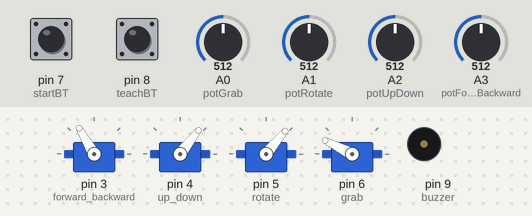
Bench run of a sketch on a simulated Arduino Uno, built with avr-gcc and run on an emulated ATmega328P. Parts: 4 × servo, buzzer (waves = sounding). The test bench sets the inputs (shaded band); at power-on: pin 7 (startBT) HIGH, A1 (potRotate) = 512, pin 8 (teachBT) HIGH, A2 (potUpDown) = 512, A3 (potForwardBackward) = 512, A0 (potGrab) = 512.

Above: at 6.0 s.
6.1 s: pin 7 (startBT) pulled LOW for 0.15 s
At 6.9 s:
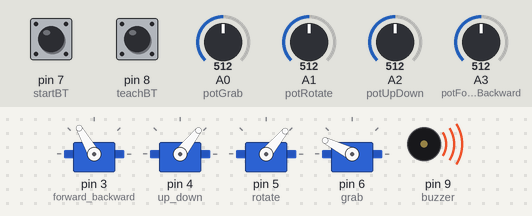
9.2 s: A1 (potRotate) set to 716
11.0 s: pin 8 (teachBT) pulled LOW for 3.2 s
At 14.8 s:
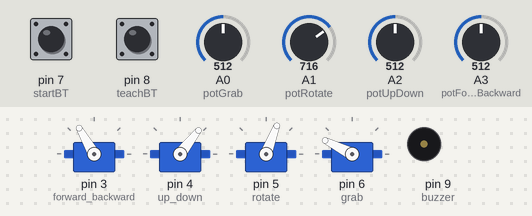
15.7 s: A2 (potUpDown) set to 716
At 16.9 s:
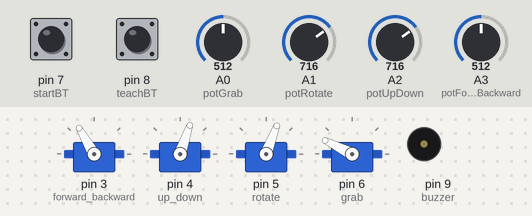
17.2 s: A3 (potForwardBackward) set to 716
At 17.8 s:
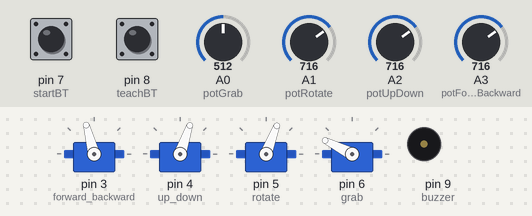
18.7 s: A0 (potGrab) set to 306
At 19.3 s:
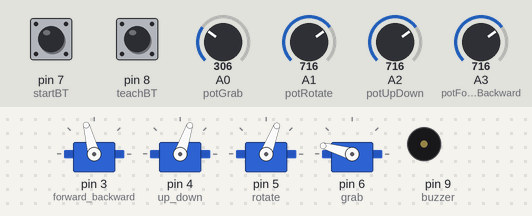
Timing chart, 0 to 21.2 s (numbered marks = the images above; inputs shaded):
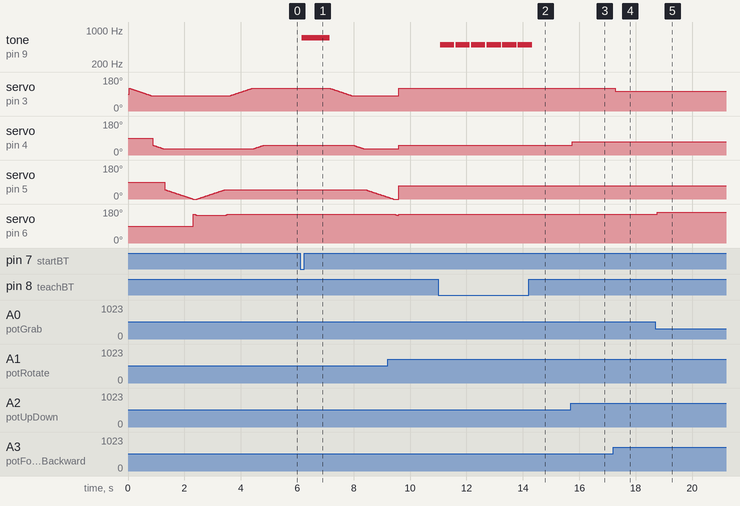

The sketch:

Robotic_Arm.ino
```cpp
/*  Arduino Robotic Arm with Grab
 *  More info: http://www.ardumotive.com/
 *  Dev: Michalis Vasilakis Data: 12/12/2016 Ver: 1.1 */

#include <Servo.h>

//Create servo objects to control servo motors
Servo up_down;
Servo forward_backward;
Servo rotate;
Servo grab;

//Constants
const int startBT = 7;
const int teachBT = 8;
const int buzzer = 9;
const int potForwardBackward = A3;
const int potUpDown = A2;
const int potRotate = A1;
const int potGrab = A0;
//Max and Min values for servos ! Change them to meet your setup !
const int minGrab=180;
const int maxGrab=126;
const int minRotate=0;
const int maxRotate=100;
const int minUpDown=5;
const int maxUpDown=100;
const int minForwardBackward=160;
const int maxForwardBackward=80;
//-------------------------------------//
//Variables
int readUpDown,readForwardBackward,readRotate,readGrab,readTeach,readStart;
int teachUpDown[100],teachForwardBackward[100],teachRotate[100],teachGrab[100];
boolean started =false;
int index = 1;
int stepSpeed = 20; //Change this to fo faster!

void setup() {
  //Attach Servo motors
  forward_backward.attach(3);
  up_down.attach(4);
  rotate.attach(5); //portokali xontro
  grab.attach(6);
  //Inputs-Outputs
  pinMode(teachBT, INPUT_PULLUP);
  pinMode(startBT, INPUT_PULLUP);
  pinMode(buzzer, OUTPUT);
  //Do a smooth movement on startup, from home potion to pot position:
  readInputs();
  goHome();
  goPot();
}

void loop() {
  if (!started){
    readInputs();
    moveServos();
    if (readTeach==LOW){
      savePosition();
      tone(buzzer,500);
      delay(500);
      noTone(buzzer);
    }
    if (readStart==LOW){
      tone(buzzer,700);
      started=true;
      delay(1000);
      noTone(buzzer);
    }
  }
  else{
    goHome();
    runTeach();
  }
}

void readInputs(){
  //Read potentiometers
  readUpDown = analogRead(potUpDown);
  readUpDown = map(readUpDown,0,1023,minUpDown,maxUpDown);
  readForwardBackward = analogRead(potForwardBackward);
  readForwardBackward = map(readForwardBackward,0,1023,minForwardBackward,maxForwardBackward);
  readRotate = analogRead(potRotate);
  readRotate = map(readRotate,0,1023,minRotate,maxRotate);
  readGrab = analogRead(potGrab);
  readGrab = map(readGrab,0,1023,minGrab,maxGrab);
  //Read buttons
  readTeach = digitalRead(teachBT);
  readStart = digitalRead(startBT);
  delay(50);
}
void moveServos(){
  up_down.write(readUpDown);
  forward_backward.write(readForwardBackward);
  rotate.write(readRotate);
  grab.write(readGrab);
}

void savePosition(){
  teachUpDown[index] = readUpDown;
  teachForwardBackward[index] = readForwardBackward;
  teachRotate[index] = readRotate;
  teachGrab[index] = readGrab;
  index++;
}

void runTeach(){
  for (int i=0; i<index-1; i++){
    if (teachRotate[i] < teachRotate[i+1]){
      for (int j = teachRotate[i]; j<= teachRotate[i+1]; j++){
        rotate.write(j);
        delay(stepSpeed);
      }
    }
    else if (teachRotate[i] > teachRotate[i+1]){
      for (int j = teachRotate[i]; j>= teachRotate[i+1]; j--){
        rotate.write(j);
        delay(stepSpeed);
      }
    }
    else{
      rotate.write(teachRotate[i]);
    }
    if (teachGrab[i] < teachGrab[i+1]){
      for (int j = teachGrab[i]; j<= teachGrab[i+1]; j++){
        grab.write(j);
        delay(stepSpeed);
      }
    }
    else if (teachGrab[i] > teachGrab[i+1]){
      for (int j = teachGrab[i]; j>= teachGrab[i+1]; j--){
        grab.write(j);
        delay(stepSpeed);
      }
    }
    else{
      grab.write(teachGrab[i]);
    }
    if (teachForwardBackward[i] < teachForwardBackward[i+1]){
      for (int j = teachForwardBackward[i]; j<= teachForwardBackward[i+1]; j++){
        forward_backward.write(j);
        delay(stepSpeed);
      }
    }
    else if (teachForwardBackward[i] > teachForwardBackward[i+1]){
      for (int j = teachForwardBackward[i]; j>= teachForwardBackward[i+1]; j--){
        forward_backward.write(j);
        delay(stepSpeed);
      }
    }
    else{
      forward_backward.write(teachForwardBackward[i]);
    }
    if (teachUpDown[i] < teachUpDown[i+1]){
      for (int j = teachUpDown[i]; j<= teachUpDown[i+1]; j++){
        up_down.write(j);
        delay(stepSpeed);
      }
    }
    else if (teachUpDown[i] > teachUpDown[i+1]){
      for (int j = teachUpDown[i]; j>= teachUpDown[i+1]; j--){
        up_down.write(j);
        delay(stepSpeed);
      }
    }
    else{
      up_down.write(teachUpDown[i]);
    }
  }
  started=false;
}

//Change values if it's necessary...
void goHome(){
  if (readForwardBackward < 80){
      for (int j = readForwardBackward; j<=80; j++){
        forward_backward.write(j);
        delay(stepSpeed);
      }
    }
    else if (readForwardBackward > 80){
      for (int j = readForwardBackward; j>=80; j--){
        forward_backward.write(j);
        delay(stepSpeed);
      }
    }
    else{
      forward_backward.write(80);
    }
    if (readUpDown < 32){
      for (int j = readUpDown; j<=32; j++){
        up_down.write(j);
        delay(stepSpeed);
      }
    }
    else if (readUpDown > 32){
      for (int j = readUpDown; j>=32; j--){
        up_down.write(j);
        delay(stepSpeed);
      }
    }
    else{
      up_down.write(32);
    }
    if (readRotate < 0){
      for (int j = readRotate; j<=0; j++){
        rotate.write(j);
        delay(stepSpeed);
      }
    }
    else if (readRotate > 0){
      for (int j = readRotate; j>=0; j--){
        rotate.write(j);
        delay(stepSpeed);
      }
    }
    else{
      rotate.write(0);
    }
    if (readGrab < 148){
      for (int j = readGrab; j<=148; j++){
        grab.write(j);
        delay(stepSpeed);
      }
    }
    else if (readGrab > 148){
      for (int j = readGrab; j>=148; j--){
        grab.write(j);
        delay(stepSpeed);
      }
    }
    else{
      grab.write(148);
    }
    //Always start from home position
    teachForwardBackward[0]= 80;
    teachUpDown[0]=32;
    teachRotate[0]=0;
    teachGrab[0]=148;
}

void goPot(){
    if (0 > readRotate){
      for (int j = 0; j>=readRotate; j--){
        rotate.write(j);
        delay(stepSpeed);
      }
    }
    else if (readRotate > 0){
      for (int j = 0; j<=readRotate; j++){
        rotate.write(j);
        delay(stepSpeed);
      }
    }
    else{
      rotate.write(readRotate);
    }
    if (readGrab > 148){
      for (int j = 148; j<=readGrab; j++){
        grab.write(j);
        delay(stepSpeed);
      }
    }
    else if (readGrab < 148){
      for (int j = 148; j>=readGrab; j--){
        grab.write(j);
        delay(stepSpeed);
      }
    }
    else{
      grab.write(readGrab);
    }
  if (80 > readForwardBackward){
      for (int j = 80; j>=readForwardBackward; j--){
        forward_backward.write(j);
        delay(stepSpeed);
      }
    }
    else if (80 < readForwardBackward){
      for (int j = 80; j<=readForwardBackward; j++){
        forward_backward.write(j);
        delay(stepSpeed);
      }
    }
    else{
      forward_backward.write(readForwardBackward);
    }
    if (32 > readUpDown){
      for (int j = 32; j>=readUpDown; j--){
        up_down.write(j);
        delay(stepSpeed);
      }
    }
    else if (readUpDown > 32){
      for (int j = 32; j<=readUpDown; j++){
        up_down.write(j);
        delay(stepSpeed);
      }
    }
    else{
      up_down.write(readUpDown);
    }
}
```

Measured:
- after the input at 6.1 s, tone on pin 9 (buzzer): silent → 700 Hz after 0.05 s, → silent 1.0 s later; servo on pin 3 (forward_backward): moves from 120° to 80° over 0.78 s, starting after 1.1 s
- after the input at 11.0 s, tone on pin 9 (buzzer): alternates 500 Hz for 0.50 s and silent for 0.05 s, 12 changes in all, then stays silent, starting after 0.07 s
- after the input at 15.7 s, servo on pin 4 (up_down): 52° → 71° after 0.05 s
- after the input at 17.2 s, servo on pin 3 (forward_backward): 120° → 105° after 0.08 s
- after the input at 18.7 s, servo on pin 6 (grab): 153° → 164° after 0.06 s
